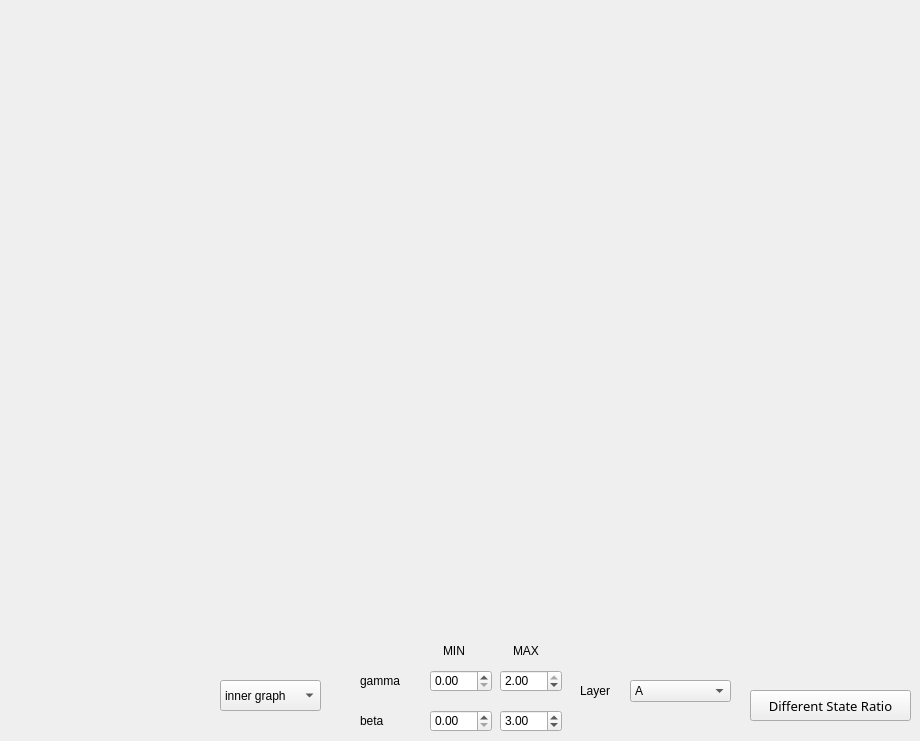
    <widget class="QWidget" name="Different_State_Ratio">
     <attribute name="title">
      <string>Different State Ratio</string>
     </attribute>
     <widget class="QWidget" name="horizontalLayoutWidget_12">
      <property name="geometry">
       <rect>
        <x>20</x>
        <y>20</y>
        <width>891</width>
        <height>611</height>
       </rect>
      </property>
      <layout class="QHBoxLayout" name="different_state_layout"/>
     </widget>
     <widget class="QPushButton" name="different_ratio_Button">
      <property name="geometry">
       <rect>
        <x>750</x>
        <y>690</y>
        <width>161</width>
        <height>31</height>
       </rect>
      </property>
      <property name="font">
       <font>
        <family>Sitka Text</family>
        <pointsize>10</pointsize>
        <weight>50</weight>
        <italic>false</italic>
        <bold>false</bold>
       </font>
      </property>
      <property name="text">
       <string>Different State Ratio</string>
      </property>
     </widget>
     <widget class="QLabel" name="min_4">
      <property name="geometry">
       <rect>
        <x>443</x>
        <y>640</y>
        <width>51</width>
        <height>21</height>
       </rect>
      </property>
      <property name="text">
       <string>MIN</string>
      </property>
     </widget>
     <widget class="QDoubleSpinBox" name="beta_minBox_4">
      <property name="geometry">
       <rect>
        <x>430</x>
        <y>710</y>
        <width>62</width>
        <height>22</height>
       </rect>
      </property>
      <property name="maximum">
       <double>20.000000000000000</double>
      </property>
      <property name="singleStep">
       <double>0.100000000000000</double>
      </property>
     </widget>
     <widget class="QDoubleSpinBox" name="beta_maxBox_4">
      <property name="geometry">
       <rect>
        <x>500</x>
        <y>710</y>
        <width>62</width>
        <height>22</height>
       </rect>
      </property>
      <property name="maximum">
       <double>20.000000000000000</double>
      </property>
      <property name="singleStep">
       <double>0.100000000000000</double>
      </property>
      <property name="value">
       <double>3.000000000000000</double>
      </property>
     </widget>
     <widget class="QLabel" name="gamma_4">
      <property name="geometry">
       <rect>
        <x>360</x>
        <y>670</y>
        <width>51</width>
        <height>21</height>
       </rect>
      </property>
      <property name="text">
       <string>gamma</string>
      </property>
     </widget>
     <widget class="QDoubleSpinBox" name="gamma_maxBox_4">
      <property name="geometry">
       <rect>
        <x>500</x>
        <y>670</y>
        <width>62</width>
        <height>22</height>
       </rect>
      </property>
      <property name="maximum">
       <double>2.000000000000000</double>
      </property>
      <property name="singleStep">
       <double>0.100000000000000</double>
      </property>
      <property name="value">
       <double>2.000000000000000</double>
      </property>
     </widget>
     <widget class="QLabel" name="beta_4">
      <property name="geometry">
       <rect>
        <x>360</x>
        <y>710</y>
        <width>51</width>
        <height>21</height>
       </rect>
      </property>
      <property name="text">
       <string>beta</string>
      </property>
     </widget>
     <widget class="QLabel" name="max_4">
      <property name="geometry">
       <rect>
        <x>513</x>
        <y>640</y>
        <width>51</width>
        <height>21</height>
       </rect>
      </property>
      <property name="text">
       <string>MAX</string>
      </property>
     </widget>
     <widget class="QDoubleSpinBox" name="gamma_minBox_4">
      <property name="geometry">
       <rect>
        <x>430</x>
        <y>670</y>
        <width>62</width>
        <height>22</height>
       </rect>
      </property>
      <property name="maximum">
       <double>2.000000000000000</double>
      </property>
      <property name="singleStep">
       <double>0.100000000000000</double>
      </property>
     </widget>
     <widget class="QLabel" name="layer">
      <property name="geometry">
       <rect>
        <x>580</x>
        <y>680</y>
        <width>51</width>
        <height>21</height>
       </rect>
      </property>
      <property name="text">
       <string>Layer</string>
      </property>
     </widget>
     <widget class="QComboBox" name="select_layerBox">
      <property name="geometry">
       <rect>
        <x>630</x>
        <y>680</y>
        <width>101</width>
        <height>22</height>
       </rect>
      </property>
      <item>
       <property name="text">
        <string>A</string>
       </property>
      </item>
      <item>
       <property name="text">
        <string>B</string>
       </property>
      </item>
      <item>
       <property name="text">
        <string>Total</string>
       </property>
      </item>
     </widget>
     <widget class="QComboBox" name="state_ratio_locBox">
      <property name="geometry">
       <rect>
        <x>220</x>
        <y>680</y>
        <width>101</width>
        <height>31</height>
       </rect>
      </property>
      <item>
       <property name="text">
        <string>inner graph</string>
       </property>
      </item>
      <item>
       <property name="text">
        <string>outer graph</string>
       </property>
      </item>
     </widget>
    </widget>
